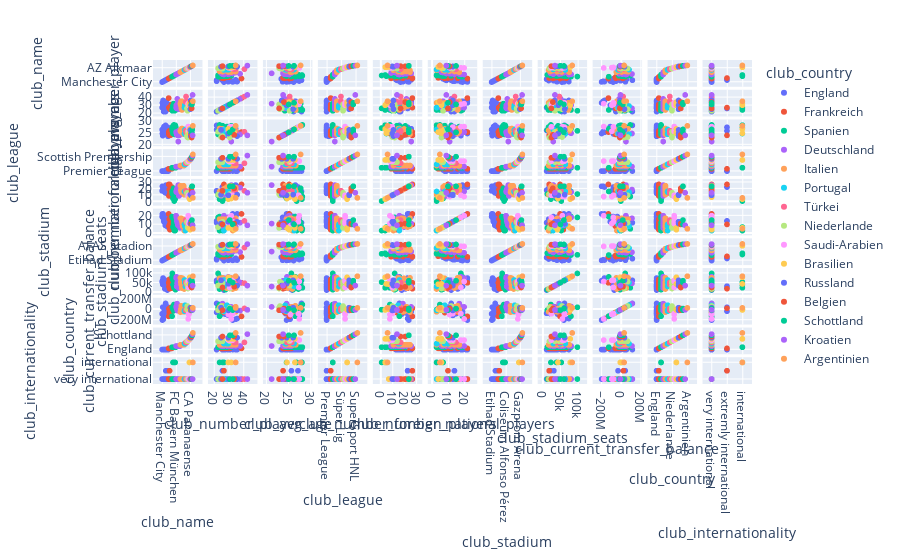

The cell this chart's notebook holds for it:
### Code cell
fig = px.scatter_matrix(df_clubs,
    dimensions=df_clubs.columns,
    color="club_country")
fig.show()

### Figure 1 — Plotly figure (JSON) as saved in the notebook; plotly's stock layout.template omitted (floating-point values rounded to 4 significant figures)
{"data": [{"dimensions": [{"axis": {"matches": true}, "label": "club_name", "values": ["Manchester City", "FC Arsenal", "FC Chelsea", "Manchester United", "Tottenham Hotspur", "FC Liverpool", "Newcastle United", "Aston Villa", "Brighton & Hove Albion", "FC Brentford", "FC Everton", "West Ham United", "Wolverhampton Wanderers", "Nottingham Forest", "FC Southampton", "Crystal Palace", "Leicester City", "AFC Bournemouth", "FC Fulham", "Leeds United", "FC Burnley"]}, {"axis": {"matches": true}, "label": "club_number_player", "values": [27, 33, 30, 36, 35, 22, 30, 28, 30, 28, 26, 22, 26, 35, 28, 26, 26, 27, 26, 31, 31]}, {"axis": {"matches": true}, "label": "club_avg_age", "values": [26.3, 24.7, 23.8, 25.2, 25.5, 26.3, 27.6, 26.3, 25, 25.6, 27.1, 28.1, 25.8, 26.7, 24.4, 25.9, 26.3, 26, 27.3, 23.5, 24.5]}, {"axis": {"matches": true}, "label": "club_league", "values": ["Premier League", "Premier League", "Premier League", "Premier League", "Premier League", "Premier League", "Premier League", "Premier League", "Premier League", "Premier League", "Premier League", "Premier League", "Premier League", "Premier League", "Championship", "Premier League", "Championship", "Premier League", "Premier League", "Championship", "Premier League"]}, {"axis": {"matches": true}, "label": "club_number_foreign_players", "values": [17, 24, 19, 23, 24, 17, 16, 18, 22, 21, 14, 16, 23, 26, 18, 13, 15, 18, 23, 15, 23]}, {"axis": {"matches": true}, "label": "club_number_national_players", "values": [19, 22, 18, 22, 21, 14, 13, 13, 15, 16, 9, 12, 14, 19, 13, 8, 11, 12, 14, 7, 15]}, {"axis": {"matches": true}, "label": "club_stadium", "values": ["Etihad Stadium", "Emirates Stadium", "Stamford Bridge", "Old Trafford", "Tottenham Hotspur Stadium", "Anfield", "St James' Park", "Villa Park", "AMEX Stadium", "Brentford Community Stadium", "Goodison Park", "London Stadium", "Molineux Stadium", "The City Ground", "St Mary's Stadium", "Selhurst Park", "King Power Stadium", "Vitality Stadium", "Craven Cottage", "Elland Road", "Turf Moor"]}, {"axis": {"matches": true}, "label": "club_stadium_seats", "values": [55017, 60704, 40853, 74879, 62062, 54074, 52338, 42682, 31800, 17250, 39571, 62500, 32049, 30445, 32384, 26047, 32273, 11329, 22384, 37890, 21994]}, {"axis": {"matches": true}, "label": "club_current_transfer_balance", "values": [-79100000, -197750000, 46900000, -168600000, -182000000, -51300000, -108600000, -85100000, -2750000, -58350000, 36000000, 118400000, 44700000, -36850000, 43890000, -20000000, 57250000, -68190000, -28900000, -3570000, -75800000]}, {"axis": {"matches": true}, "label": "club_country", "values": ["England", "England", "England", "England", "England", "England", "England", "England", "England", "England", "England", "England", "England", "England", "England", "England", "England", "England", "England", "England", "England"]}, {"axis": {"matches": true}, "label": "club_internationality", "values": ["very international", "very international", "very international", "very international", "very international", "very international", "very international", "very international", "very international", "very international", "very international", "very international", "extremly international", "very international", "very international", "very international", "very international", "very international", "extremly international", "very international", "very international"]}], "hovertemplate": "club_country=England<br>%{xaxis.title.text}=%{x}<br>%{yaxis.title.text}=%{y}<extra></extra>", "legendgroup": "England", "marker": {"color": "#636efa", "symbol": "circle"}, "name": "England", "showlegend": true, "type": "splom"}, {"dimensions": [{"axis": {"matches": true}, "label": "club_name", "values": ["FC Paris Saint-Germain", "FC Stade Rennes", "Olympique Marseille", "AS Monaco", "Olympique Lyon", "OGC Nizza", "LOSC Lille", "RC Lens", "RC Straßburg Alsace", "HSC Montpellier", "Stade Reims"]}, {"axis": {"matches": true}, "label": "club_number_player", "values": [39, 27, 26, 27, 25, 26, 26, 29, 30, 25, 31]}, {"axis": {"matches": true}, "label": "club_avg_age", "values": [25.3, 24.3, 25.8, 23.9, 25.6, 24, 24, 25, 24.3, 25.1, 24.3]}, {"axis": {"matches": true}, "label": "club_league", "values": ["Ligue 1", "Ligue 1", "Ligue 1", "Ligue 1", "Ligue 1", "Ligue 1", "Ligue 1", "Ligue 1", "Ligue 1", "Ligue 1", "Ligue 1"]}, {"axis": {"matches": true}, "label": "club_number_foreign_players", "values": [27, 9, 19, 27, 13, 14, 17, 16, 14, 11, 23]}, {"axis": {"matches": true}, "label": "club_number_national_players", "values": [22, 8, 16, 10, 4, 12, 8, 11, 8, 5, 10]}, {"axis": {"matches": true}, "label": "club_stadium", "values": ["Parc des Princes", "Roazhon Park", "Orange Vélodrome", "Stade Louis-II", "Groupama Stadium", "Allianz Riviera", "Decathlon Arena-Stade Pierre-Mauroy", "Stade Bollaert-Delelis", "Stade de la Meinau", "Stade de la Mosson", "Stade Auguste-Delaune"]}, {"axis": {"matches": true}, "label": "club_stadium_seats", "values": [49691, 29778, 67394, 18523, 59186, 36178, 50186, 38223, 26109, 32939, 21684]}, {"axis": {"matches": true}, "label": "club_current_transfer_balance", "values": [-128000000, 18500000, -51500000, 26000000, 19170000, -24500000, -16200000, 41640000, -56000000, 1800000, 6050000]}, {"axis": {"matches": true}, "label": "club_country", "values": ["Frankreich", "Frankreich", "Frankreich", "Frankreich", "Frankreich", "Frankreich", "Frankreich", "Frankreich", "Frankreich", "Frankreich", "Frankreich"]}, {"axis": {"matches": true}, "label": "club_internationality", "values": ["very international", "very international", "very international", "extremly international", "very international", "very international", "very international", "very international", "very international", "very international", "very international"]}], "hovertemplate": "club_country=Frankreich<br>%{xaxis.title.text}=%{x}<br>%{yaxis.title.text}=%{y}<extra></extra>", "legendgroup": "Frankreich", "marker": {"color": "#EF553B", "symbol": "circle"}, "name": "Frankreich", "showlegend": true, "type": "splom"}, {"dimensions": [{"axis": {"matches": true}, "label": "club_name", "values": ["Real Madrid", "FC Barcelona", "Atlético Madrid", "Real Sociedad San Sebastián", "Real Betis Sevilla", "FC Sevilla", "FC Villarreal", "Athletic Bilbao", "FC Valencia", "Celta Vigo", "CA Osasuna", "FC Girona", "FC Getafe"]}, {"axis": {"matches": true}, "label": "club_number_player", "values": [24, 23, 29, 27, 26, 32, 24, 26, 23, 25, 24, 28, 24]}, {"axis": {"matches": true}, "label": "club_avg_age", "values": [26.7, 25.8, 27.6, 24.7, 28, 27.9, 28.3, 27, 24.3, 25.4, 28.2, 26.2, 27.4]}, {"axis": {"matches": true}, "label": "club_league", "values": ["LaLiga", "LaLiga", "LaLiga", "LaLiga", "LaLiga", "LaLiga", "LaLiga", "LaLiga", "LaLiga", "LaLiga", "LaLiga", "LaLiga", "LaLiga"]}, {"axis": {"matches": true}, "label": "club_number_foreign_players", "values": [16, 12, 17, 5, 14, 21, 8, 1, 10, 10, 4, 12, 13]}, {"axis": {"matches": true}, "label": "club_number_national_players", "values": [19, 18, 17, 7, 8, 12, 5, 3, 7, 7, 3, 6, 7]}, {"axis": {"matches": true}, "label": "club_stadium", "values": ["Santiago Bernabéu", "Spotify Camp Nou", "Civitas Metropolitano", "Reale Arena ", "Benito Villamarín", "Ramón Sánchez-Pizjuán", "La Cerámica", "San Mamés", "Mestalla", "Abanca Balaídos", "El Sadar", "Montilivi", "Coliseum Alfonso Pérez"]}, {"axis": {"matches": true}, "label": "club_stadium_seats", "values": [81044, 99354, 67829, 39313, 60721, 43883, 23500, 53289, 49430, 29000, 23576, 13286, 16800]}, {"axis": {"matches": true}, "label": "club_current_transfer_balance", "values": [-124500000, 44500000, 43300000, 6300000, 20500000, -20000000, 97000000, 0, 10400000, 3000000, 0, -8850000, -8500000]}, {"axis": {"matches": true}, "label": "club_country", "values": ["Spanien", "Spanien", "Spanien", "Spanien", "Spanien", "Spanien", "Spanien", "Spanien", "Spanien", "Spanien", "Spanien", "Spanien", "Spanien"]}, {"axis": {"matches": true}, "label": "club_internationality", "values": ["very international", "very international", "very international", "international", "very international", "very international", "very international", "international", "very international", "very international", "international", "very international", "very international"]}], "hovertemplate": "club_country=Spanien<br>%{xaxis.title.text}=%{x}<br>%{yaxis.title.text}=%{y}<extra></extra>", "legendgroup": "Spanien", "marker": {"color": "#00cc96", "symbol": "circle"}, "name": "Spanien", "showlegend": true, "type": "splom"}, {"dimensions": [{"axis": {"matches": true}, "label": "club_name", "values": ["FC Bayern München", "Borussia Dortmund", "Bayer 04 Leverkusen", "RasenBallsport Leipzig", "Eintracht Frankfurt", "VfL Wolfsburg", "Borussia Mönchengladbach", "Red Bull Salzburg", "1.FC Union Berlin", "SC Freiburg", "VfB Stuttgart", "TSG 1899 Hoffenheim", "FC Augsburg", "1.FSV Mainz 05"]}, {"axis": {"matches": true}, "label": "club_number_player", "values": [27, 30, 26, 26, 38, 29, 33, 32, 31, 25, 32, 29, 35, 27]}, {"axis": {"matches": true}, "label": "club_avg_age", "values": [25.3, 24.8, 24.2, 24.7, 24.3, 23.9, 24.5, 21.3, 25.8, 25.8, 23.9, 25.5, 24.2, 25.4]}, {"axis": {"matches": true}, "label": "club_league", "values": ["Bundesliga", "Bundesliga", "Bundesliga", "Bundesliga", "Bundesliga", "Bundesliga", "Bundesliga", "Bundesliga", "Bundesliga", "Bundesliga", "Bundesliga", "Bundesliga", "Bundesliga", "Bundesliga"]}, {"axis": {"matches": true}, "label": "club_number_foreign_players", "values": [16, 15, 19, 19, 22, 18, 17, 26, 18, 9, 15, 13, 20, 11]}, {"axis": {"matches": true}, "label": "club_number_national_players", "values": [20, 18, 14, 17, 12, 11, 9, 11, 11, 9, 9, 11, 7, 6]}, {"axis": {"matches": true}, "label": "club_stadium", "values": ["Allianz Arena", "SIGNAL IDUNA PARK", "BayArena", "Red Bull Arena", "Deutsche Bank Park", "Volkswagen Arena", "Stadion im Borussia-Park", "Red Bull Arena Salzburg", "Stadion An der Alten Försterei", "Europa-Park Stadion", "Mercedes-Benz Arena", "PreZero Arena", "WWK ARENA", "Mewa Arena"]}, {"axis": {"matches": true}, "label": "club_stadium_seats", "values": [75024, 81365, 30210, 47069, 51500, 30000, 54042, 30188, 22012, 34700, 60449, 30150, 30660, 33305]}, {"axis": {"matches": true}, "label": "club_current_transfer_balance", "values": [51750000, 59350000, 16200000, 114700000, -17900000, 37600000, -4280000, 52700000, -12900000, 34300000, -14150000, 12200000, 1450000, 6050000]}, {"axis": {"matches": true}, "label": "club_country", "values": ["Deutschland", "Deutschland", "Deutschland", "Deutschland", "Deutschland", "Deutschland", "Deutschland", "Deutschland", "Deutschland", "Deutschland", "Deutschland", "Deutschland", "Deutschland", "Deutschland"]}, {"axis": {"matches": true}, "label": "club_internationality", "values": ["very international", "very international", "very international", "very international", "very international", "very international", "very international", "very international", "very international", "very international", "very international", "very international", "very international", "very international"]}], "hovertemplate": "club_country=Deutschland<br>%{xaxis.title.text}=%{x}<br>%{yaxis.title.text}=%{y}<extra></extra>", "legendgroup": "Deutschland", "marker": {"color": "#ab63fa", "symbol": "circle"}, "name": "Deutschland", "showlegend": true, "type": "splom"}, {"dimensions": [{"axis": {"matches": true}, "label": "club_name", "values": ["AC Mailand", "SSC Neapel", "Juventus Turin", "Inter Mailand", "Atalanta Bergamo", "AS Rom", "AC Florenz", "Lazio Rom", "FC Turin", "US Sassuolo", "Udinese Calcio", "FC Bologna", "AC Monza"]}, {"axis": {"matches": true}, "label": "club_number_player", "values": [32, 30, 35, 26, 35, 24, 32, 33, 27, 29, 31, 29, 33]}, {"axis": {"matches": true}, "label": "club_avg_age", "values": [25.8, 25.5, 25.7, 26.7, 25.9, 26.8, 25.7, 26.6, 24.7, 25, 24.4, 24.6, 26]}, {"axis": {"matches": true}, "label": "club_league", "values": ["Serie A", "Serie A", "Serie A", "Serie A", "Serie A", "Serie A", "Serie A", "Serie A", "Serie A", "Serie A", "Serie A", "Serie A", "Serie A"]}, {"axis": {"matches": true}, "label": "club_number_foreign_players", "values": [25, 18, 19, 15, 22, 16, 19, 20, 20, 17, 25, 23, 11]}, {"axis": {"matches": true}, "label": "club_number_national_players", "values": [17, 17, 17, 16, 14, 16, 11, 8, 16, 8, 8, 7, 3]}, {"axis": {"matches": true}, "label": "club_stadium", "values": ["Giuseppe Meazza", "Stadio Diego Armando Maradona", "Allianz Stadium", "Giuseppe Meazza", "Gewiss Stadium", "Olimpico di Roma", "Artemio Franchi", "Olimpico di Roma", "Stadio Olimpico Grande Torino", "Mapei Stadium - Città del Tricolore", "Dacia Arena", "Stadio Renato Dall’Ara", "U-Power Stadium - Brianteo"]}, {"axis": {"matches": true}, "label": "club_stadium_seats", "values": [75923, 54726, 41507, 75923, 21747, 73261, 43147, 73261, 28177, 21584, 25144, 36462, 16917]}, {"axis": {"matches": true}, "label": "club_current_transfer_balance", "values": [-46500000, 7500000, -41600000, 74000000, 55500000, 40500000, 14200000, 10040000, -36650000, 42720000, -3990000, -15500000, -41000000]}, {"axis": {"matches": true}, "label": "club_country", "values": ["Italien", "Italien", "Italien", "Italien", "Italien", "Italien", "Italien", "Italien", "Italien", "Italien", "Italien", "Italien", "Italien"]}, {"axis": {"matches": true}, "label": "club_internationality", "values": ["very international", "very international", "very international", "very international", "very international", "very international", "very international", "very international", "very international", "very international", "very international", "very international", "very international"]}], "hovertemplate": "club_country=Italien<br>%{xaxis.title.text}=%{x}<br>%{yaxis.title.text}=%{y}<extra></extra>", "legendgroup": "Italien", "marker": {"color": "#FFA15A", "symbol": "circle"}, "name": "Italien", "showlegend": true, "type": "splom"}, {"dimensions": [{"axis": {"matches": true}, "label": "club_name", "values": ["Benfica Lissabon", "FC Porto", "Sporting Lissabon", "SC Braga"]}, {"axis": {"matches": true}, "label": "club_number_player", "values": [27, 30, 29, 27]}, {"axis": {"matches": true}, "label": "club_avg_age", "values": [24.6, 26.2, 24.4, 26.4]}, {"axis": {"matches": true}, "label": "club_league", "values": ["Liga Portugal", "Liga Portugal", "Liga Portugal", "Liga Portugal"]}, {"axis": {"matches": true}, "label": "club_number_foreign_players", "values": [16, 16, 15, 16]}, {"axis": {"matches": true}, "label": "club_number_national_players", "values": [10, 8, 8, 3]}, {"axis": {"matches": true}, "label": "club_stadium", "values": ["Estádio da Luz", "Estádio do Dragão", "Estádio José Alvalade XXI", "Estádio Municipal de Braga"]}, {"axis": {"matches": true}, "label": "club_stadium_seats", "values": [64641, 50033, 50095, 30286]}, {"axis": {"matches": true}, "label": "club_current_transfer_balance", "values": [-28320000, -7900000, 84000000, -9700000]}, {"axis": {"matches": true}, "label": "club_country", "values": ["Portugal", "Portugal", "Portugal", "Portugal"]}, {"axis": {"matches": true}, "label": "club_internationality", "values": ["very international", "very international", "very international", "very international"]}], "hovertemplate": "club_country=Portugal<br>%{xaxis.title.text}=%{x}<br>%{yaxis.title.text}=%{y}<extra></extra>", "legendgroup": "Portugal", "marker": {"color": "#19d3f3", "symbol": "circle"}, "name": "Portugal", "showlegend": true, "type": "splom"}, {"dimensions": [{"axis": {"matches": true}, "label": "club_name", "values": ["Galatasaray", "Fenerbahce", "Besiktas JK", "Trabzonspor"]}, {"axis": {"matches": true}, "label": "club_number_player", "values": [34, 41, 35, 34]}, {"axis": {"matches": true}, "label": "club_avg_age", "values": [25.9, 25.4, 24.8, 25.1]}, {"axis": {"matches": true}, "label": "club_league", "values": ["Süper Lig", "Süper Lig", "Süper Lig", "Süper Lig"]}, {"axis": {"matches": true}, "label": "club_number_foreign_players", "values": [17, 17, 13, 15]}, {"axis": {"matches": true}, "label": "club_number_national_players", "values": [15, 14, 12, 13]}, {"axis": {"matches": true}, "label": "club_stadium", "values": ["Ali Sami Yen Spor Kompleksi RAMS Park", "Ülker Stadyumu FB Şükrü Saraçoğlu Spor Kompleksi", "Vodafone Park", "Papara Park"]}, {"axis": {"matches": true}, "label": "club_stadium_seats", "values": [52223, 47834, 42590, 40782]}, {"axis": {"matches": true}, "label": "club_current_transfer_balance", "values": [-13450000, 23090000, -3750000, -4570000]}, {"axis": {"matches": true}, "label": "club_country", "values": ["Türkei", "Türkei", "Türkei", "Türkei"]}, {"axis": {"matches": true}, "label": "club_internationality", "values": ["very international", "very international", "very international", "very international"]}], "hovertemplate": "club_country=Türkei<br>%{xaxis.title.text}=%{x}<br>%{yaxis.title.text}=%{y}<extra></extra>", "legendgroup": "Türkei", "marker": {"color": "#FF6692", "symbol": "circle"}, "name": "Türkei", "showlegend": true, "type": "splom"}, {"dimensions": [{"axis": {"matches": true}, "label": "club_name", "values": ["Feyenoord Rotterdam", "Ajax Amsterdam", "PSV Eindhoven", "AZ Alkmaar"]}, {"axis": {"matches": true}, "label": "club_number_player", "values": [26, 25, 23, 31]}, {"axis": {"matches": true}, "label": "club_avg_age", "values": [23.6, 23.2, 25.4, 23]}, {"axis": {"matches": true}, "label": "club_league", "values": ["Eredivisie", "Eredivisie", "Eredivisie", "Eredivisie"]}, {"axis": {"matches": true}, "label": "club_number_foreign_players", "values": [14, 10, 11, 12]}, {"axis": {"matches": true}, "label": "club_number_national_players", "values": [13, 12, 7, 6]}, {"axis": {"matches": true}, "label": "club_stadium", "values": ["Stadion Feyenoord \"De Kuip\"", "Johan Cruijff ArenA", "Philips Stadion", "AFAS Stadion"]}, {"axis": {"matches": true}, "label": "club_stadium_seats", "values": [47500, 55600, 35000, 19478]}, {"axis": {"matches": true}, "label": "club_current_transfer_balance", "values": [6650000, 68900000, -9630000, 36170000]}, {"axis": {"matches": true}, "label": "club_country", "values": ["Niederlande", "Niederlande", "Niederlande", "Niederlande"]}, {"axis": {"matches": true}, "label": "club_internationality", "values": ["very international", "very international", "very international", "very international"]}], "hovertemplate": "club_country=Niederlande<br>%{xaxis.title.text}=%{x}<br>%{yaxis.title.text}=%{y}<extra></extra>", "legendgroup": "Niederlande", "marker": {"color": "#B6E880", "symbol": "circle"}, "name": "Niederlande", "showlegend": true, "type": "splom"}, {"dimensions": [{"axis": {"matches": true}, "label": "club_name", "values": ["Al-Hilal SFC", "Al-Nassr FC", "Al-Ahli SFC", "Ittihad Club"]}, {"axis": {"matches": true}, "label": "club_number_player", "values": [32, 31, 30, 33]}, {"axis": {"matches": true}, "label": "club_avg_age", "values": [27.6, 27.5, 25.6, 27.4]}, {"axis": {"matches": true}, "label": "club_league", "values": ["Saudi Pro League", "Saudi Pro League", "Saudi Pro League", "Saudi Pro League"]}, {"axis": {"matches": true}, "label": "club_number_foreign_players", "values": [8, 10, 8, 10]}, {"axis": {"matches": true}, "label": "club_number_national_players", "values": [20, 18, 11, 13]}, {"axis": {"matches": true}, "label": "club_stadium", "values": ["King Fahd International Stadium", "Al-Awwal Park", "King Abdullah Sports City", "King Abdullah Sports City"]}, {"axis": {"matches": true}, "label": "club_stadium_seats", "values": [56453, 25000, 62242, 62241]}, {"axis": {"matches": true}, "label": "club_current_transfer_balance", "values": [-176620000, -77600000, -93200000, -75800000]}, {"axis": {"matches": true}, "label": "club_country", "values": ["Saudi-Arabien", "Saudi-Arabien", "Saudi-Arabien", "Saudi-Arabien"]}, {"axis": {"matches": true}, "label": "club_internationality", "values": ["very international", "very international", "very international", "very international"]}], "hovertemplate": "club_country=Saudi-Arabien<br>%{xaxis.title.text}=%{x}<br>%{yaxis.title.text}=%{y}<extra></extra>", "legendgroup": "Saudi-Arabien", "marker": {"color": "#FF97FF", "symbol": "circle"}, "name": "Saudi-Arabien", "showlegend": true, "type": "splom"}, {"dimensions": [{"axis": {"matches": true}, "label": "club_name", "values": ["SE Palmeiras São Paulo", "Flamengo Rio de Janeiro", "CA Paranaense"]}, {"axis": {"matches": true}, "label": "club_number_player", "values": [32, 30, 34]}, {"axis": {"matches": true}, "label": "club_avg_age", "values": [24.8, 26.6, 25.3]}, {"axis": {"matches": true}, "label": "club_league", "values": ["Campeonato Brasileiro Série A", "Campeonato Brasileiro Série A", "Campeonato Brasileiro Série A"]}, {"axis": {"matches": true}, "label": "club_number_foreign_players", "values": [5, 4, 7]}, {"axis": {"matches": true}, "label": "club_number_national_players", "values": [6, 6, 4]}, {"axis": {"matches": true}, "label": "club_stadium", "values": ["Allianz Parque", "Estádio Jornalista Mário Filho", "Arena da Baixada"]}, {"axis": {"matches": true}, "label": "club_stadium_seats", "values": [43713, 78838, 42372]}, {"axis": {"matches": true}, "label": "club_current_transfer_balance", "values": [10850000, -6000000, 6300000]}, {"axis": {"matches": true}, "label": "club_country", "values": ["Brasilien", "Brasilien", "Brasilien"]}, {"axis": {"matches": true}, "label": "club_internationality", "values": ["international", "international", "very international"]}], "hovertemplate": "club_country=Brasilien<br>%{xaxis.title.text}=%{x}<br>%{yaxis.title.text}=%{y}<extra></extra>", "legendgroup": "Brasilien", "marker": {"color": "#FECB52", "symbol": "circle"}, "name": "Brasilien", "showlegend": true, "type": "splom"}, {"dimensions": [{"axis": {"matches": true}, "label": "club_name", "values": ["Zenit St. Petersburg", "Shakhtar Donetsk", "Spartak Moskau"]}, {"axis": {"matches": true}, "label": "club_number_player", "values": [25, 36, 30]}, {"axis": {"matches": true}, "label": "club_avg_age", "values": [26.2, 23.6, 24.7]}, {"axis": {"matches": true}, "label": "club_league", "values": ["Premier Liga", "Premier Liga", "Premier Liga"]}, {"axis": {"matches": true}, "label": "club_number_foreign_players", "values": [11, 11, 10]}, {"axis": {"matches": true}, "label": "club_number_national_players", "values": [11, 13, 13]}, {"axis": {"matches": true}, "label": "club_stadium", "values": ["Gazprom Arena", "Arena Lviv", "Otkrytie Bank Arena"]}, {"axis": {"matches": true}, "label": "club_stadium_seats", "values": [63026, 34915, 44571]}, {"axis": {"matches": true}, "label": "club_current_transfer_balance", "values": [37300000, -9050000, -15000000]}, {"axis": {"matches": true}, "label": "club_country", "values": ["Russland", "Russland", "Russland"]}, {"axis": {"matches": true}, "label": "club_internationality", "values": ["very international", "very international", "very international"]}], "hovertemplate": "club_country=Russland<br>%{xaxis.title.text}=%{x}<br>%{yaxis.title.text}=%{y}<extra></extra>", "legendgroup": "Russland", "marker": {"color": "#636efa", "symbol": "circle"}, "name": "Russland", "showlegend": true, "type": "splom"}, {"dimensions": [{"axis": {"matches": true}, "label": "club_name", "values": ["FC Brügge", "KRC Genk"]}, {"axis": {"matches": true}, "label": "club_number_player", "values": [34, 26]}, {"axis": {"matches": true}, "label": "club_avg_age", "values": [24.1, 23]}, {"axis": {"matches": true}, "label": "club_league", "values": ["Jupiler Pro League", "Jupiler Pro League"]}, {"axis": {"matches": true}, "label": "club_number_foreign_players", "values": [21, 17]}, {"axis": {"matches": true}, "label": "club_number_national_players", "values": [11, 10]}, {"axis": {"matches": true}, "label": "club_stadium", "values": ["Jan-Breydel-Stadion", "Cegeka Arena"]}, {"axis": {"matches": true}, "label": "club_stadium_seats", "values": [29062, 24956]}, {"axis": {"matches": true}, "label": "club_current_transfer_balance", "values": [21750000, -10500000]}, {"axis": {"matches": true}, "label": "club_country", "values": ["Belgien", "Belgien"]}, {"axis": {"matches": true}, "label": "club_internationality", "values": ["very international", "very international"]}], "hovertemplate": "club_country=Belgien<br>%{xaxis.title.text}=%{x}<br>%{yaxis.title.text}=%{y}<extra></extra>", "legendgroup": "Belgien", "marker": {"color": "#EF553B", "symbol": "circle"}, "name": "Belgien", "showlegend": true, "type": "splom"}, {"dimensions": [{"axis": {"matches": true}, "label": "club_name", "values": ["Celtic Glasgow", "Glasgow Rangers"]}, {"axis": {"matches": true}, "label": "club_number_player", "values": [31, 33]}, {"axis": {"matches": true}, "label": "club_avg_age", "values": [25.2, 26.4]}, {"axis": {"matches": true}, "label": "club_league", "values": ["Scottish Premiership", "Scottish Premiership"]}, {"axis": {"matches": true}, "label": "club_number_foreign_players", "values": [24, 24]}, {"axis": {"matches": true}, "label": "club_number_national_players", "values": [15, 10]}, {"axis": {"matches": true}, "label": "club_stadium", "values": ["Celtic Park", "Ibrox Stadium"]}, {"axis": {"matches": true}, "label": "club_stadium_seats", "values": [60832, 50987]}, {"axis": {"matches": true}, "label": "club_current_transfer_balance", "values": [20070000, -8650000]}, {"axis": {"matches": true}, "label": "club_country", "values": ["Schottland", "Schottland"]}, {"axis": {"matches": true}, "label": "club_internationality", "values": ["very international", "very international"]}], "hovertemplate": "club_country=Schottland<br>%{xaxis.title.text}=%{x}<br>%{yaxis.title.text}=%{y}<extra></extra>", "legendgroup": "Schottland", "marker": {"color": "#00cc96", "symbol": "circle"}, "name": "Schottland", "showlegend": true, "type": "splom"}, {"dimensions": [{"axis": {"matches": true}, "label": "club_name", "values": ["GNK Dinamo Zagreb"]}, {"axis": {"matches": true}, "label": "club_number_player", "values": [43]}, {"axis": {"matches": true}, "label": "club_avg_age", "values": [23.9]}, {"axis": {"matches": true}, "label": "club_league", "values": ["SuperSport HNL"]}, {"axis": {"matches": true}, "label": "club_number_foreign_players", "values": [14]}, {"axis": {"matches": true}, "label": "club_number_national_players", "values": [9]}, {"axis": {"matches": true}, "label": "club_stadium", "values": ["Maksimir"]}, {"axis": {"matches": true}, "label": "club_stadium_seats", "values": [35123]}, {"axis": {"matches": true}, "label": "club_current_transfer_balance", "values": [-3600000]}, {"axis": {"matches": true}, "label": "club_country", "values": ["Kroatien"]}, {"axis": {"matches": true}, "label": "club_internationality", "values": ["very international"]}], "hovertemplate": "club_country=Kroatien<br>%{xaxis.title.text}=%{x}<br>%{yaxis.title.text}=%{y}<extra></extra>", "legendgroup": "Kroatien", "marker": {"color": "#ab63fa", "symbol": "circle"}, "name": "Kroatien", "showlegend": true, "type": "splom"}, {"dimensions": [{"axis": {"matches": true}, "label": "club_name", "values": ["CA River Plate"]}, {"axis": {"matches": true}, "label": "club_number_player", "values": [35]}, {"axis": {"matches": true}, "label": "club_avg_age", "values": [27.9]}, {"axis": {"matches": true}, "label": "club_league", "values": ["Liga Profesional de Fútbol"]}, {"axis": {"matches": true}, "label": "club_number_foreign_players", "values": [6]}, {"axis": {"matches": true}, "label": "club_number_national_players", "values": [5]}, {"axis": {"matches": true}, "label": "club_stadium", "values": ["Mâs Monumental"]}, {"axis": {"matches": true}, "label": "club_stadium_seats", "values": [84567]}, {"axis": {"matches": true}, "label": "club_current_transfer_balance", "values": [33670000]}, {"axis": {"matches": true}, "label": "club_country", "values": ["Argentinien"]}, {"axis": {"matches": true}, "label": "club_internationality", "values": ["international"]}], "hovertemplate": "club_country=Argentinien<br>%{xaxis.title.text}=%{x}<br>%{yaxis.title.text}=%{y}<extra></extra>", "legendgroup": "Argentinien", "marker": {"color": "#FFA15A", "symbol": "circle"}, "name": "Argentinien", "showlegend": true, "type": "splom"}], "layout": {"dragmode": "select", "legend": {"title": {"text": "club_country"}, "tracegroupgap": 0}, "margin": {"t": 60}}}
